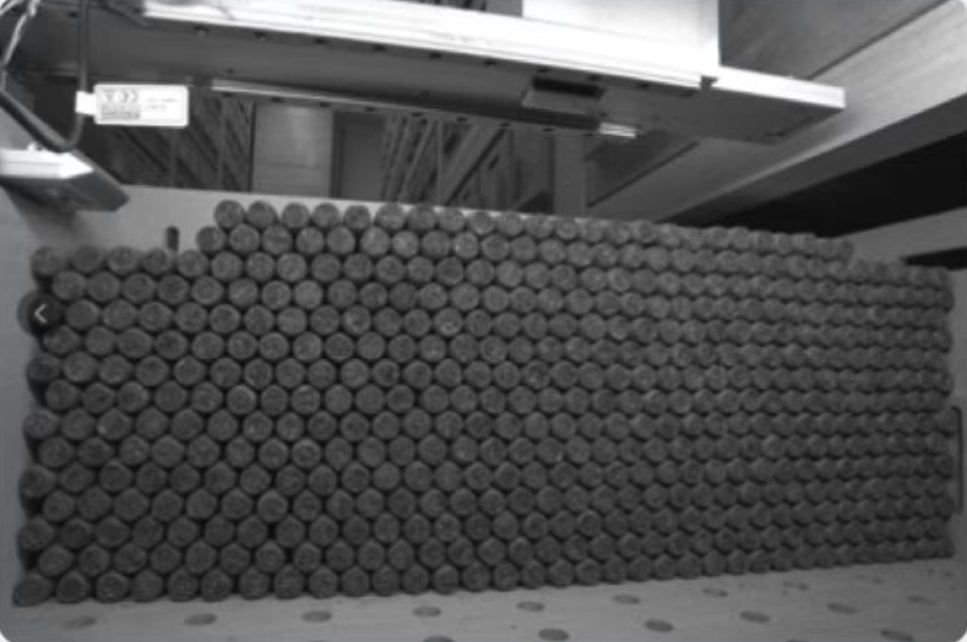
#> input picture photo/num_circle.jpg, 967 x 642 px, found by its file name
$ python '分水岭算法.py'
#> lines starting #> are read from the running program, lines starting #| are printed output that depends on the picture; after the words box and inside, x2 and y2 are one past the last pixel; in counts of white or black regions, pixels touching at a corner belong together
#> further down, img is the input picture: shape (642, 967, 3); mean B, G, R 82.6, 82.5, 82.4
import cv2
import numpy as np


def watershed_img(img):
    # 平滑色彩
    img_smooth = cv2.pyrMeanShiftFiltering(img, 20, 50)  # sp，定义的漂移物理空间半径大小；sr，定义的漂移色彩空间半径大小

    # 转换为灰度二值图
    gray = cv2.cvtColor(img_smooth, cv2.COLOR_BGR2GRAY)
    # gray = cv2.cvtColor(img, cv2.COLOR_BGR2GRAY)
    ret, binary = cv2.threshold(gray, gray.max()*0.90, 255, cv2.THRESH_BINARY_INV)
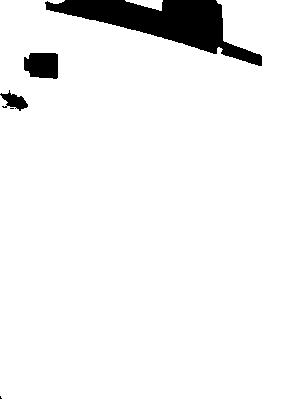
#> binary: shape (400, 300); 94.4% white; 5 black regions (2 under 20 px), largest, box (x1, y1, x2, y2) and area: (45, 0, 262, 66) 5648, (24, 53, 58, 79) 775, (0, 90, 28, 111) 284
#> ret = 225
    cv2.imshow('binary', binary)
    # [5 lines of commented-out code are left out]
    kernel = cv2.getStructuringElement(cv2.MORPH_RECT, (3, 3))
    # open_binary = cv2.morphologyEx(binary, cv2.MORPH_OPEN, kernel)
    # cv2.imshow('open_binary', open_binary)
    # 腐蚀
    erode_close = cv2.erode(binary, kernel)
#> erode_close: shape (400, 300); 93.8% white; 4 black regions (1 under 20 px), largest, box (x1, y1, x2, y2) and area: (44, 0, 263, 67) 6146, (23, 52, 59, 80) 903, (0, 89, 29, 112) 417
    # cv2.imshow('erode_open', erode_close)
    # 距离变换
    res = cv2.distanceTransform(binary, cv2.DIST_L2, 5)   # 距离计算方式为欧几里得，掩膜大小3*3
    # cv2.imshow('res', res)
    # 归一化
    res_out = cv2.normalize(res, 0, 1.0, cv2.NORM_MINMAX)   # 归一化范围0-1之间，方式为线性归一化
    cv2.imshow('res_out', res_out*100)
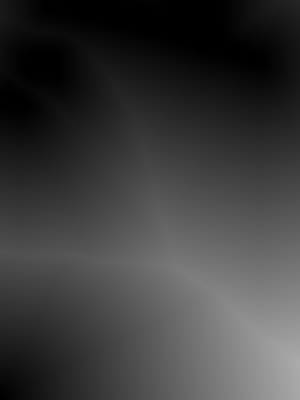
#> window 'res_out': shape (400, 300) float32; min 0, max 0.671, mean 0.235
    res_improve = res_out*100
    # 开操作
    kernel = cv2.getStructuringElement(cv2.MORPH_RECT, (3, 3))
    open_binary = cv2.morphologyEx(res_improve, cv2.MORPH_OPEN, kernel, iterations=3)
    cv2.imshow('open_binary', open_binary)
    # 获取亮点
    ret2, binary2 = cv2.threshold(open_binary, open_binary.max() * 0.40, 255, cv2.THRESH_BINARY)
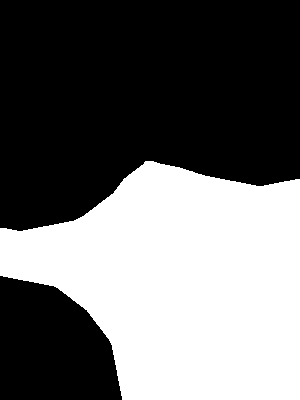
#> binary2: shape (400, 300) float32; 42% white; 1 white region, box (x1, y1, x2, y2) and area: (0, 161, 300, 400) 50369
#> ret2 = 0.265
    cv2.imshow('binary2', binary2)
    binary2_u8 = np.uint8(binary2)
    uk = cv2.subtract(erode_close, binary2_u8)
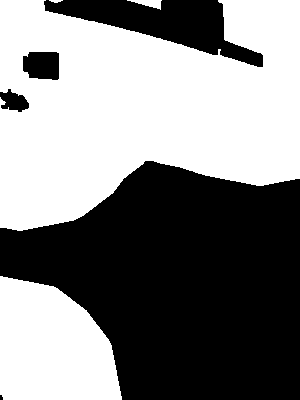
#> uk: shape (400, 300); 51.8% white; 5 black regions (1 under 20 px), largest, box (x1, y1, x2, y2) and area: (0, 161, 300, 400) 50369, (44, 0, 263, 67) 6146, (23, 52, 59, 80) 903, (0, 89, 29, 112) 417
    ret3, markers = cv2.connectedComponents(binary2_u8)
#> ret3 = 2
    print(ret3)
#| 2
    # 分水岭变换
    markers = markers + 1
    markers[uk==255] = 0
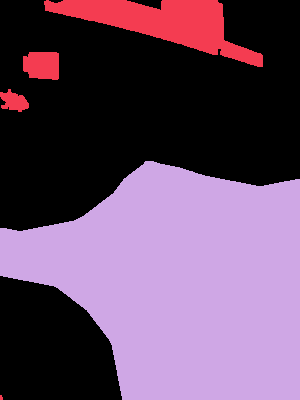
#> markers: shape (400, 300) int32; 3 distinct labels, from 0 to 2; one colour per label, 0 black
    markers = cv2.watershed(img, markers=markers)
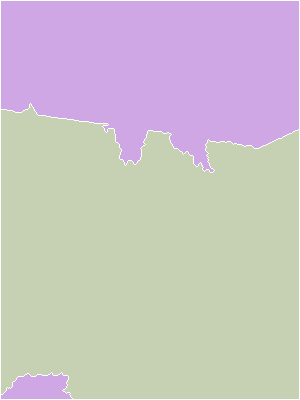
#> markers: shape (400, 300) int32; 3 distinct labels, from -1 to 2; one colour per label, 0 black, -1 white
    img[markers==-1] = [0, 0, 255]
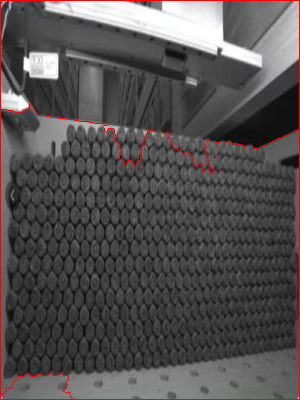
#> img: shape (400, 300, 3); mean B, G, R 80.7, 80.6, 84.7
    cv2.imshow('result', img)


if __name__ == '__main__':
    img = cv2.imread('E:\\pyitem\\opencv_img\\photo\\num_circle.jpg')
    img = cv2.resize(img, (300, 400))
    cv2.imshow('original', img)
    watershed_img(img)
    cv2.waitKey(0)
    cv2.destroyAllWindows()
